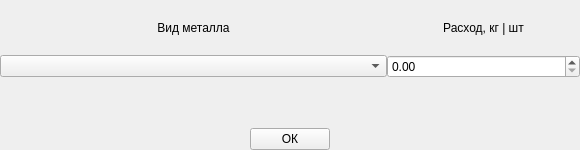
<?xml version="1.0" encoding="UTF-8"?>
<ui version="4.0">
 <class>Frame</class>
 <widget class="QFrame" name="Frame">
  <property name="geometry">
   <rect>
    <x>0</x>
    <y>0</y>
    <width>580</width>
    <height>150</height>
   </rect>
  </property>
  <property name="windowTitle">
   <string>Frame</string>
  </property>
  <layout class="QVBoxLayout" name="verticalLayout">
   <property name="spacing">
    <number>0</number>
   </property>
   <property name="leftMargin">
    <number>0</number>
   </property>
   <property name="topMargin">
    <number>0</number>
   </property>
   <property name="rightMargin">
    <number>0</number>
   </property>
   <property name="bottomMargin">
    <number>0</number>
   </property>
   <item>
    <layout class="QHBoxLayout" name="horizontalLayout_2" stretch="4,2">
     <property name="spacing">
      <number>0</number>
     </property>
     <item>
      <widget class="QLabel" name="type_metall_label">
       <property name="text">
        <string>Вид металла</string>
       </property>
       <property name="alignment">
        <set>Qt::AlignCenter</set>
       </property>
      </widget>
     </item>
     <item>
      <widget class="QLabel" name="balance_kg_label">
       <property name="text">
        <string>Расход, кг | шт</string>
       </property>
       <property name="alignment">
        <set>Qt::AlignCenter</set>
       </property>
      </widget>
     </item>
    </layout>
   </item>
   <item>
    <layout class="QHBoxLayout" name="horizontalLayout" stretch="4,2">
     <property name="spacing">
      <number>0</number>
     </property>
     <property name="bottomMargin">
      <number>50</number>
     </property>
     <item>
      <widget class="QComboBox" name="type_metall_combo_box"/>
     </item>
     <item>
      <widget class="QDoubleSpinBox" name="balance_double_spin_box"/>
     </item>
    </layout>
   </item>
   <item>
    <layout class="QHBoxLayout" name="horizontalLayout_3">
     <item>
      <spacer name="horizontalSpacer">
       <property name="orientation">
        <enum>Qt::Horizontal</enum>
       </property>
       <property name="sizeHint" stdset="0">
        <size>
         <width>40</width>
         <height>20</height>
        </size>
       </property>
      </spacer>
     </item>
     <item>
      <widget class="QPushButton" name="ok_button">
       <property name="sizePolicy">
        <sizepolicy hsizetype="Minimum" vsizetype="Fixed">
         <horstretch>0</horstretch>
         <verstretch>0</verstretch>
        </sizepolicy>
       </property>
       <property name="text">
        <string>ОК</string>
       </property>
      </widget>
     </item>
     <item>
      <spacer name="horizontalSpacer_2">
       <property name="orientation">
        <enum>Qt::Horizontal</enum>
       </property>
       <property name="sizeHint" stdset="0">
        <size>
         <width>40</width>
         <height>20</height>
        </size>
       </property>
      </spacer>
     </item>
    </layout>
   </item>
  </layout>
 </widget>
 <resources/>
 <connections/>
</ui>
